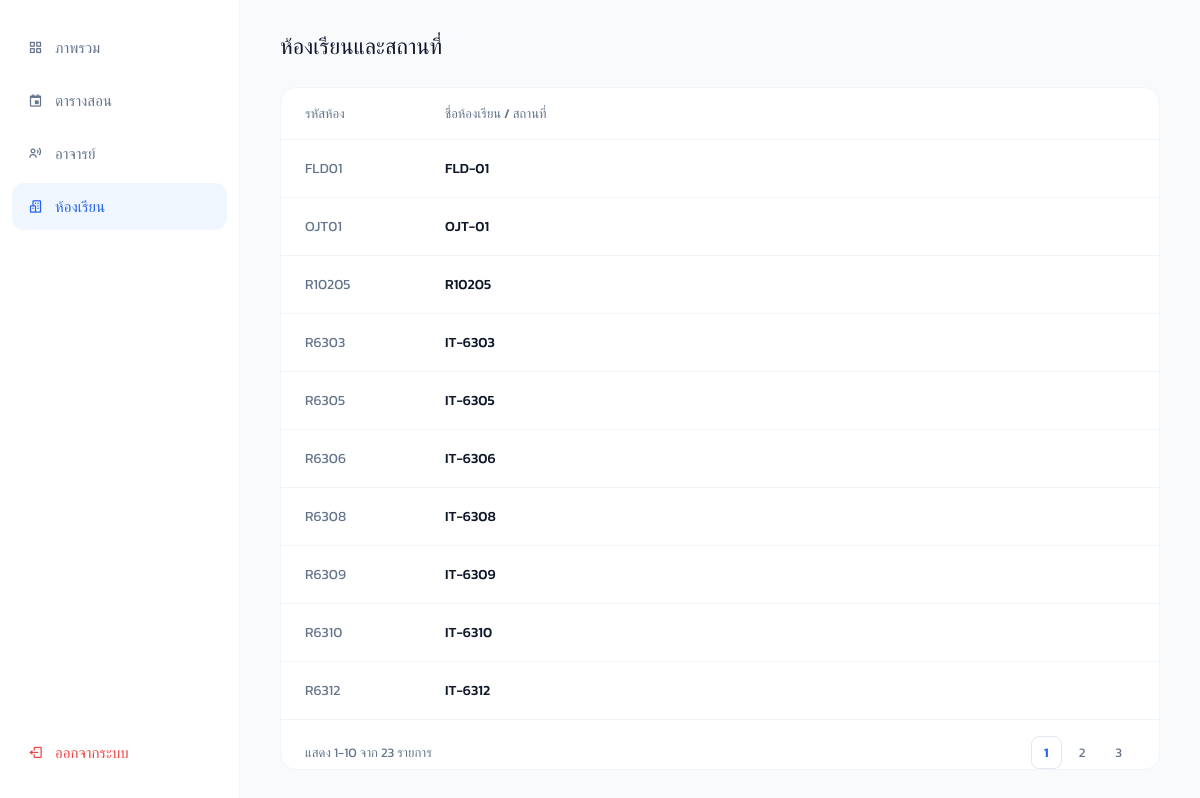
Screenshot of /backend/admin_room.php (signed in) with the database file from the repository.
### tables this page shows
CREATE TABLE IF NOT EXISTS `room` (
  `room_id` varchar(20) NOT NULL,
  `room_name` varchar(50) NOT NULL,
  PRIMARY KEY (`room_id`)
);

### backend/admin_room.php (the view, shortened to what this page needs)
<?php
require_once 'db.php';
$limit = 10;
$page = isset($_GET['page']) && is_numeric($_GET['page']) ? (int)$_GET['page'] : 1;
$start = ($page - 1) * $limit;
$totalRecords = $pdo->query("SELECT COUNT(*) FROM room")->fetchColumn();
$totalPages = ceil($totalRecords / $limit);
$stmt = $pdo->prepare("SELECT room_id, room_name FROM room ORDER BY room_id ASC LIMIT :start, :limit");
$stmt->bindValue(':start', $start, PDO::PARAM_INT);
$stmt->bindValue(':limit', $limit, PDO::PARAM_INT);
$stmt->execute();
$rooms = $stmt->fetchAll();
?>
<!DOCTYPE html>
<html lang="th">
<head>
    <link href='https://unpkg.com/boxicons@2.1.4/css/boxicons.min.css' rel='stylesheet'>
</head>
<body>
    <aside class="sidebar">
        <div class="nav-links">
            <a href="admin_dashboard.php" class="nav-item"><i class='bx bx-grid-alt'></i> ภาพรวม</a>
            <a href="admin_schedule.php" class="nav-item"><i class='bx bx-calendar-event'></i> ตารางสอน</a>
            <a href="admin_teacher.php" class="nav-item"><i class='bx bx-user-voice'></i> อาจารย์</a>
            <a href="admin_room.php" class="nav-item active"><i class='bx bx-buildings'></i> ห้องเรียน</a>
        </div>
        <a href="../login.php" class="logout-btn"><i class='bx bx-log-out'></i> ออกจากระบบ</a>
    </aside>
    <main class="main-content">
        <div class="page-header">
            <h1 class="page-title">ห้องเรียนและสถานที่</h1>
        </div>
        <div class="card">
            <table>
                <thead>
                    <tr>
                        <th style="width: 140px;">รหัสห้อง</th>
                        <th>ชื่อห้องเรียน / สถานที่</th>
                    </tr>
                </thead>
                <tbody>
                    <?php foreach ($rooms as $row): ?>
                    <tr>
                        <td style="color: var(--text-muted);"><?= htmlspecialchars($row['room_id']) ?></td>
                        <td style="font-weight: 500;"><?= htmlspecialchars($row['room_name']) ?></td>
                    </tr>
                    <?php endforeach; ?>
                </tbody>
            </table>
            <div class="pagination">
                <span style="font-size:13px; color:var(--text-muted);">แสดง <?= $start + 1 ?>-<?= min($start + $limit, $totalRecords) ?> จาก <?= $totalRecords ?> รายการ</span>
                <div class="page-buttons">
                    <?php for($i = 1; $i <= $totalPages; $i++): ?>
                        <a href="?page=<?= $i ?>" class="page-btn <?= ($i === $page) ? 'active' : '' ?>"><?= $i ?></a>
                    <?php endfor; ?>
                </div>
            </div>
        </div>
    </main>
</body>
</html>

### backend/admin_room.php (style rules this page uses)
:root { --bg: #f8fafc; --surface: #ffffff; --primary: #2563eb; --primary-light: #eff6ff; --text-main: #0f172a; --text-muted: #64748b; --border: #f1f5f9; --transition: all 0.25s ease; }
* { margin: 0; padding: 0; box-sizing: border-box; font-family: 'Kanit', sans-serif; }
body { background-color: var(--bg); display: flex; height: 100vh; overflow: hidden; color: var(--text-main); }
.sidebar { width: 240px; background: var(--surface); border-right: 1px solid var(--border); display: flex; flex-direction: column; padding: 24px 12px; gap: 8px; }
.nav-links { flex: 1; display: flex; flex-direction: column; gap: 6px; }
.nav-item { display: flex; align-items: center; gap: 12px; padding: 12px 16px; color: var(--text-muted); text-decoration: none; border-radius: 12px; font-size: 15px; transition: var(--transition); }
.nav-item.active { background: var(--primary-light); color: var(--primary); font-weight: 500; }
.logout-btn { display: flex; align-items: center; gap: 12px; padding: 12px 16px; color: #ef4444; text-decoration: none; border-radius: 12px; font-size: 15px; }
.main-content { flex: 1; overflow-y: auto; display: flex; flex-direction: column; padding: 30px 40px; }
.page-header { display: flex; justify-content: space-between; align-items: center; margin-bottom: 24px; }
.page-title { font-size: 22px; font-weight: 500; }
.card { background: var(--surface); border-radius: 16px; border: 1px solid var(--border); overflow: hidden; }
table { width: 100%; border-collapse: collapse; }
th { text-align: left; padding: 16px 24px; font-size: 13px; color: var(--text-muted); font-weight: 500; border-bottom: 1px solid var(--border); }
td { padding: 18px 24px; font-size: 14px; border-bottom: 1px solid var(--border); }
.pagination { padding: 16px 24px; display: flex; justify-content: space-between; align-items: center; }
.page-buttons { display: flex; gap: 4px; }
.page-btn { padding: 6px 12px; border: 1px solid transparent; background: transparent; color: var(--text-muted); border-radius: 8px; text-decoration: none; font-size: 13px; }
.page-btn.active { background: var(--surface); border-color: #e2e8f0; color: var(--primary); font-weight: 600; }

### rows the page displays
room: room_id "FLD01", room_name "FLD-01"
room: room_id "OJT01", room_name "OJT-01"
room: room_id "R10205", room_name "R10205"
room: room_id "R6303", room_name "IT-6303"
room: room_id "R6305", room_name "IT-6305"
room: room_id "R6306", room_name "IT-6306"
room: room_id "R6308", room_name "IT-6308"
room: room_id "R6309", room_name "IT-6309"
room: room_id "R6310", room_name "IT-6310"
room: room_id "R6312", room_name "IT-6312"

### other values shown
$start + 1 "1"
min($start + $limit, $totalRecords) "10"
$totalRecords "23"
